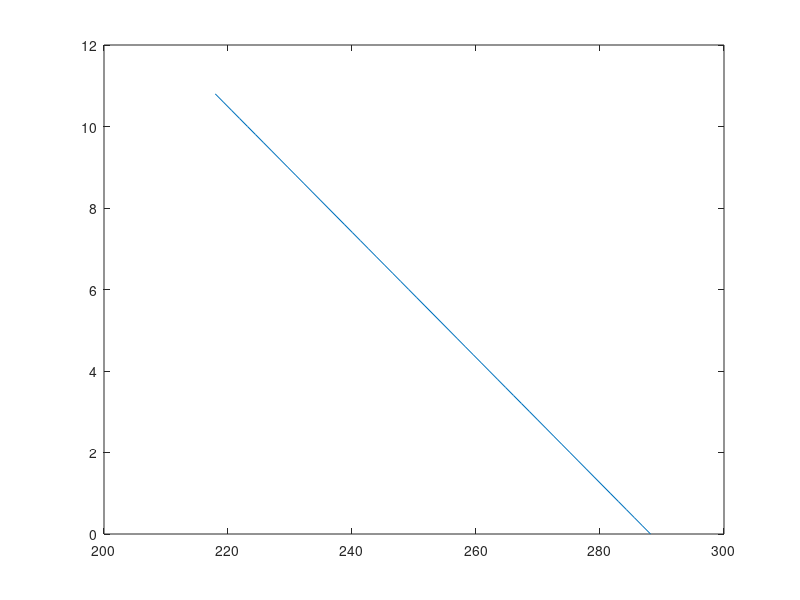

Reproduce this figure in MATLAB.
clc
clear
% h=input('Please enter the altitude. The altitude might be as the Ex. 8.2 Km in the range of 0 to 32 Kms.\n your entery must be mazrabe sahihe 0.2\n')/0.2;

%% constants %%
Tsl=288.15; %kelvin
Psl=101325; %pascal
RHOsl=1.225; %Kg/m3
Rair=286.9; %J/KgK
L1=-6.5;
L2=1;
A=4.256;
RHO11=0.274;
P11=22631;
T11=216.65;
T20=T11;
g=9.81;
B=-g/(Rair*T11);
C=-g/(Rair*L2);
P20=5467.83;
RHO20=0.066;
%%calculations%%

I=zeros(4,161);
for i=1:55
    I(1,i)=0.2*i-0.2;
    I(2,i)=Tsl + I(1,i) * L1;
    I(3,i)=Psl * (( I(2,i)/Tsl)^(A+1));
    I(4,i)=RHOsl* (( I(2,i)/Tsl)^(A));
end
for i=56:101
    I(1,i)=0.2*i-0.2;
    I(2,i)=T11;
    I(3,i)=P11* exp(B*(I(1,i)-11000));
    I(4,i)=RHO11* exp(B*(I(1,i)-11000));  
end
for i=102:161
    I(1,i)=0.2*i-0.2;
    I(2,i)=T20 + I(1,i) * L2;
    I(3,i)=P20 * (( (T20 + L2*(I(1,i)*1000 - 20000))/T20)^(C));
    I(4,i)=RHO20* (( (T20 + L2*(I(1,i)*1000 - 20000))/T20)^(C-1));
end
% fprintf('the result for the altitude that you have entered is:\nH\t\t\tT\t\t\tP\t\t\t\tRHO\n%f\t%f\t%f\t%f',I(1,h),I(2,h),I(3,h),I(4,h))

plot(I(2,1:55),I(1,1:55))